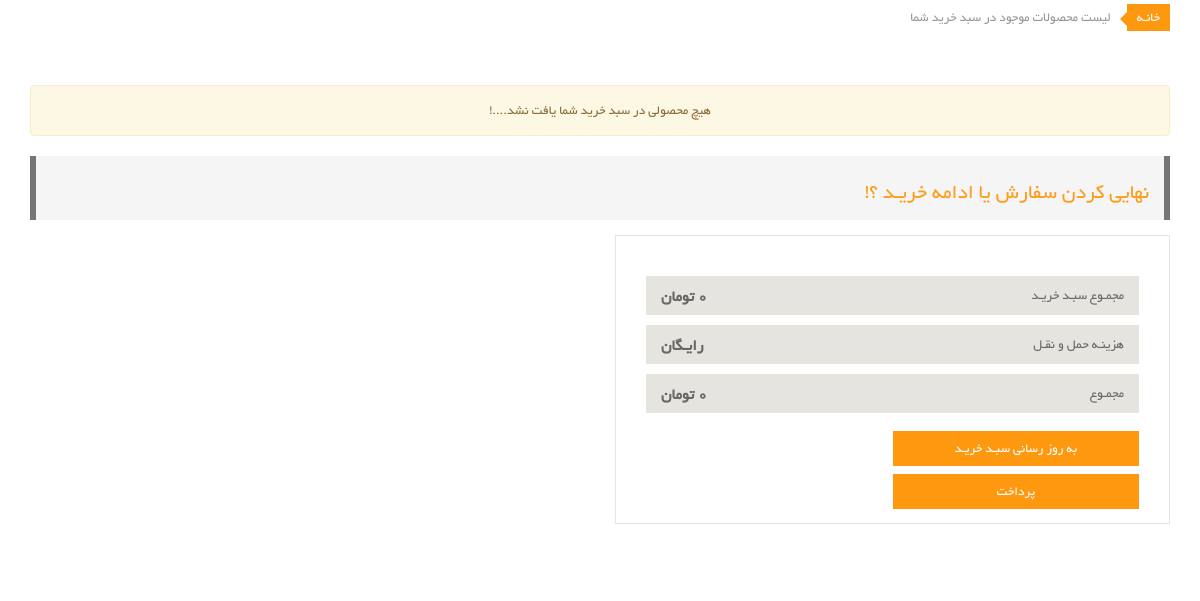
/open-order (signed in), run on an earlier commit of the app's database.
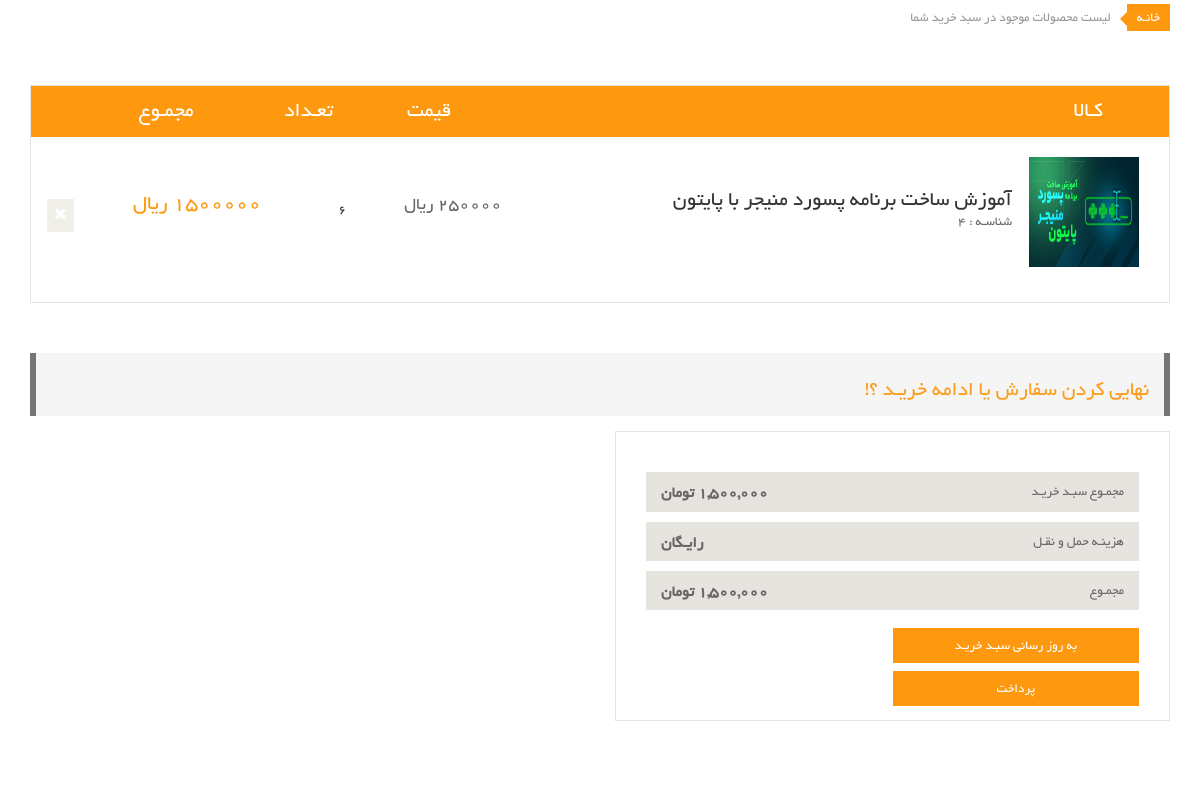
And on a later commit of the database.
### EShop_Order/models.py (models this page shows, shortened)
class OrderDetails(models.Model):
      order=models.ForeignKey(Order,on_delete=models.CASCADE,verbose_name='سبد خرید')
      product=models.ForeignKey(Product,on_delete=models.CASCADE,verbose_name='محصول')
      price=models.IntegerField(verbose_name='قیمت محصول')
      count=models.IntegerField(verbose_name='تعداد')
      def get_detail_sum(self):
          return self.count *self.price
      class Meta:
          verbose_name='جزییات محصول'
          verbose_name_plural='اطلاعات جزییات محصولات'

### EShop_Product/models.py (models this page shows, shortened)
class Product(models.Model):
    title=models.CharField(max_length=150,verbose_name="عنوان")
    description=models.TextField()
    price=models.IntegerField(verbose_name="قیمت")
    image=models.ImageField(upload_to=upload_image_path,null=True,blank=True,verbose_name="تصویر")
    active=models.BooleanField(default=True,verbose_name="فعال/غیر فعال")
    categories=models.ManyToManyField(ProductCategory,blank=True,verbose_name='دسته بندی ها')
    objects=ProductsManager()
    class Meta:
        verbose_name='محصول'
        verbose_name_plural="محصولات"

### EShop_Order/views.py (the view)
# urls.py: path('open-order',user_open_order),
@login_required(login_url='/login')
def user_open_order(request):
    context={
        'order':None,
         'details':None,
          'total':0,
    }
    open_order = Order.objects.filter(owner_id=request.user.id, is_paid=False).first()
    if open_order is not None:
        context['order']= open_order
        context['details']=open_order.orderdetails_set.all()
        Total=open_order.get_total_price()
        def format_currency(amount):
            return '{: ,}'.format(amount)
        context['total']=format_currency(Total)
    return render(request,'order/user_open_order.html',context)

### EShop_Order/models.py (called while the page is built)
    def get_total_price(self):
        amount=0
        for detail in self.orderdetails_set.all():
            amount += detail.price*detail.count
        return amount

### EShop_Order/templates/order/user_open_order.html
{% extends 'Shared/_MainLayout.html' %}
{% block content %}
	<section id="cart_items">
		<div class="container">
			<div class="breadcrumbs">
				<ol class="breadcrumb">
				  <li><a href="#">خانـه</a></li>
				  <li class="active">لیست محصولات موجود در سبد خرید شما</li>
				</ol>
			</div>
			 {% if order is not None and details|length > 0 %}
                   <div class="table-responsive cart_info">
				<table class="table table-condensed">
					<thead>
						<tr class="cart_menu">
							<td class="image">کـالا</td>
							<td class="description"></td>
							<td class="price">قیمت</td>
							<td class="quantity">تعـداد</td>
							<td class="total">مجمـوع</td>
							<td></td>
						</tr>
					</thead>
					<tbody>
						{% for detail in details %}
                            <tr>
							    <td class="cart_product">
								<a href=""><img src="{{ detail.product.image.url }}" style="width: 110px;height: 110px" alt=""></a>
							</td>
                                <td class="cart_description" style="padding-right: 20px;">
								   <h4><a href="">{{ detail.product.title }}</a></h4>
								    <p>شناسـه :  {{ detail.product.id }}</p>
                                </td>
                                <td class="cart_price">
								<p>{{ detail.product.price }} ريال</p>
							</td>
                                <td class="cart_quantity">
								<div class="cart_quantity_button">
                                    <span>{{ detail.count }}</span>
								</div>
							</td>
							    <td class="cart_total">
								<p class="cart_total_price">{{ detail.get_detail_sum }} ريال</p>
							</td>
							    <td class="cart_delete">
								<a class="cart_quantity_delete" href=""><i class="fa fa-times"></i></a>
							</td>
						   </tr>
						{% endfor %}
					</tbody>
				</table>
			</div>
                 {% else %}
                 <div class="alert alert-warning text-center">
                      <p>هیچ محصولی در سبد خرید شما یافت نشد....!</p>
                 </div>
            {% endif %}
		</div>
	</section>
    <section id="do_action">
		<div class="container">
			<div class="heading">
				<h3>نهایی کردن سفارش یا ادامه خریـد ؟! </h3>
			</div>
			<div class="row">
				<div class="col-sm-6">
					<div class="total_area">
						<ul>
							<li>مجمـوع سبـد خریـد <span>{{ total  }} تومان</span></li>
							<li>هزینـه حمل و نقـل <span>رایـگان</span></li>
							<li>مجمـوع <span>{{ total }} تومان</span></li>
						</ul>
							<a class="btn btn-default update" href="shop.html">به روز رسانی سبـد خریـد </a>
							<a class="btn btn-default check_out" href="/request">پرداخت</a>
					</div>
				</div>
			</div>
		</div>
	</section>
{% endblock %}

What changed in the data, as far as the page shows it:
added OrderDetails: product.image (picture), product "آموزش ساخت برنامه پسورد منیجر با پایتون", product.id "4", count "6"
Also different on the page:
{{ total }}: "0" → "1,500,000"
text no longer shown: "هیچ محصولی در سبد خرید شما یافت نشد....!"
text now shown: "کـالا قیمت تعـداد مجمـوع"
